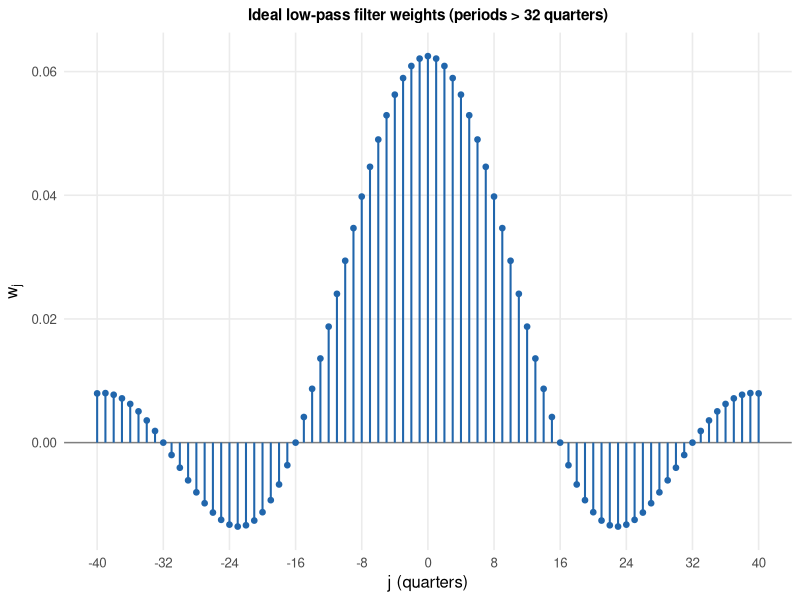

Write R code to recreate this figure.
# Question 3(a): ideal low-pass weights, cutoff at periods of 32 quarters
# w_0 = 1/16,  w_j = sin(j * pi/16) / (pi * j)  for j != 0

library(ggplot2)

omega_bar <- 2 * pi / 32
j <- -40:40
w <- ifelse(j == 0, omega_bar / pi, sin(j * omega_bar) / (pi * j))
weights <- data.frame(j = j, w = w)

p_w <- ggplot(weights, aes(j, w)) +
  geom_hline(yintercept = 0, colour = "grey50") +
  geom_segment(aes(xend = j, yend = 0), colour = "#2166AC", linewidth = 0.7) +
  geom_point(colour = "#2166AC", size = 1.6) +
  scale_x_continuous(breaks = seq(-40, 40, by = 8)) +
  labs(
    x = "j (quarters)",
    y = expression(w[j]),
    title = "Ideal low-pass filter weights (periods > 32 quarters)"
  ) +
  theme_minimal(base_size = 12) +
  theme(
    plot.title = element_text(face = "bold", size = 11, hjust = 0.5),
    panel.grid.minor = element_blank()
  )

print(p_w)

# ggsave("weights_3a.png", p_w, width = 7, height = 4, dpi = 300)
